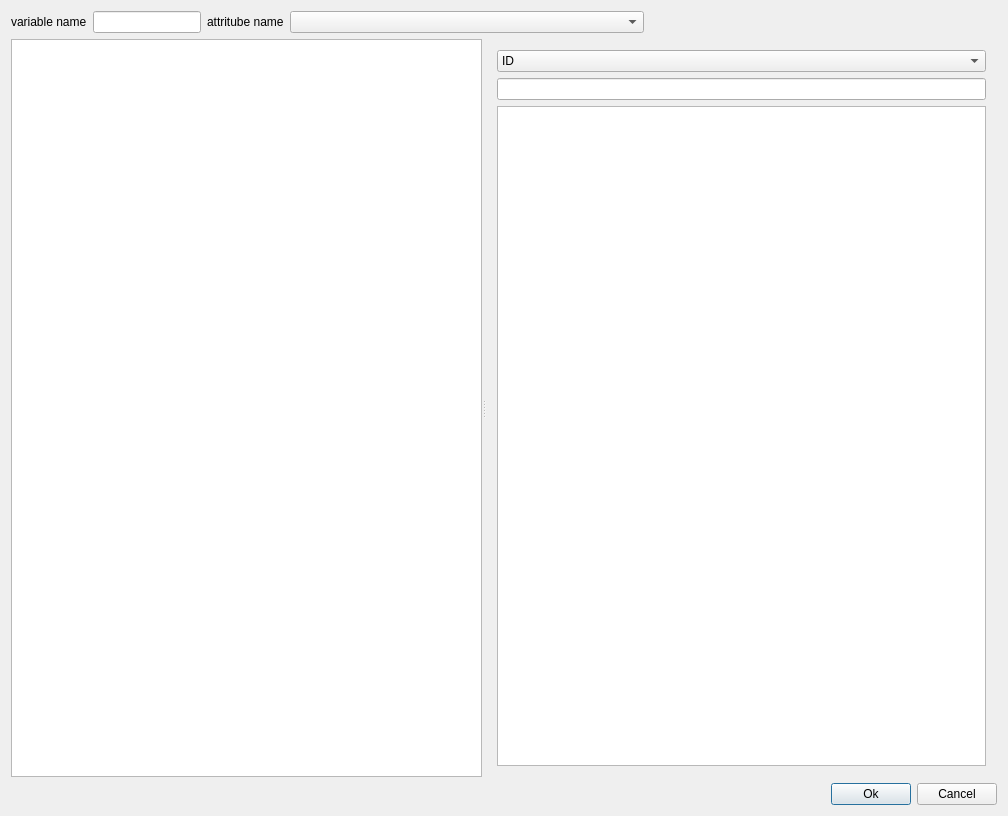
<?xml version="1.0" encoding="UTF-8"?>
<ui version="4.0">
 <class>CSelectPointDialog</class>
 <widget class="QDialog" name="CSelectPointDialog">
  <property name="windowModality">
   <enum>Qt::ApplicationModal</enum>
  </property>
  <property name="geometry">
   <rect>
    <x>0</x>
    <y>0</y>
    <width>1008</width>
    <height>816</height>
   </rect>
  </property>
  <property name="windowTitle">
   <string>select point</string>
  </property>
  <layout class="QGridLayout" name="gridLayout">
   <item row="0" column="0">
    <layout class="QHBoxLayout" name="horizontalLayout">
     <item>
      <widget class="QLabel" name="label">
       <property name="text">
        <string>variable name</string>
       </property>
      </widget>
     </item>
     <item>
      <widget class="QLineEdit" name="lineEdit">
       <property name="sizePolicy">
        <sizepolicy hsizetype="Fixed" vsizetype="Fixed">
         <horstretch>0</horstretch>
         <verstretch>0</verstretch>
        </sizepolicy>
       </property>
      </widget>
     </item>
     <item>
      <widget class="QLabel" name="label_2">
       <property name="text">
        <string>attritube name</string>
       </property>
      </widget>
     </item>
     <item>
      <widget class="QComboBox" name="comboBox_2">
       <property name="sizePolicy">
        <sizepolicy hsizetype="Expanding" vsizetype="Fixed">
         <horstretch>0</horstretch>
         <verstretch>0</verstretch>
        </sizepolicy>
       </property>
       <item>
        <property name="text">
         <string/>
        </property>
       </item>
       <item>
        <property name="text">
         <string/>
        </property>
       </item>
       <item>
        <property name="text">
         <string>Descriptor</string>
        </property>
       </item>
      </widget>
     </item>
     <item>
      <spacer name="horizontalSpacer">
       <property name="orientation">
        <enum>Qt::Horizontal</enum>
       </property>
       <property name="sizeHint" stdset="0">
        <size>
         <width>147</width>
         <height>20</height>
        </size>
       </property>
      </spacer>
     </item>
    </layout>
   </item>
   <item row="3" column="0">
    <layout class="QHBoxLayout" name="horizontalLayout_2">
     <item>
      <spacer name="horizontalSpacer_2">
       <property name="orientation">
        <enum>Qt::Horizontal</enum>
       </property>
       <property name="sizeHint" stdset="0">
        <size>
         <width>40</width>
         <height>20</height>
        </size>
       </property>
      </spacer>
     </item>
     <item>
      <widget class="QPushButton" name="ok">
       <property name="text">
        <string>Ok</string>
       </property>
      </widget>
     </item>
     <item>
      <widget class="QPushButton" name="cancel">
       <property name="text">
        <string>Cancel</string>
       </property>
      </widget>
     </item>
    </layout>
   </item>
   <item row="1" column="0">
    <widget class="QSplitter" name="splitter">
     <property name="orientation">
      <enum>Qt::Horizontal</enum>
     </property>
     <widget class="QTreeView" name="treeView"/>
     <widget class="QWidget" name="verticalLayoutWidget">
      <layout class="QVBoxLayout" name="verticalLayout">
       <item>
        <widget class="QComboBox" name="comboBox">
         <item>
          <property name="text">
           <string>ID</string>
          </property>
         </item>
         <item>
          <property name="text">
           <string>TagName</string>
          </property>
         </item>
         <item>
          <property name="text">
           <string>Descriptor</string>
          </property>
         </item>
        </widget>
       </item>
       <item>
        <widget class="QLineEdit" name="lineEdit_3"/>
       </item>
       <item>
        <widget class="QTableView" name="tableView"/>
       </item>
      </layout>
     </widget>
    </widget>
   </item>
  </layout>
 </widget>
 <layoutdefault spacing="6" margin="11"/>
 <resources/>
 <connections/>
</ui>
